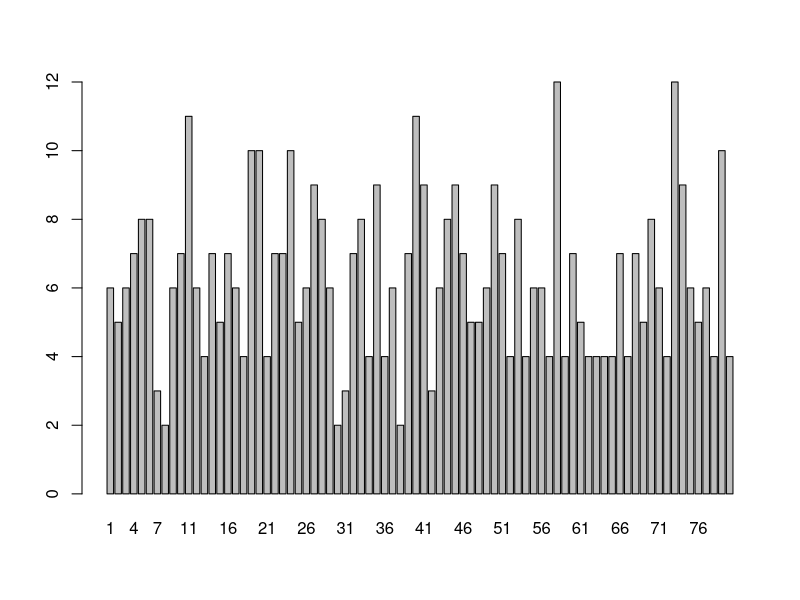
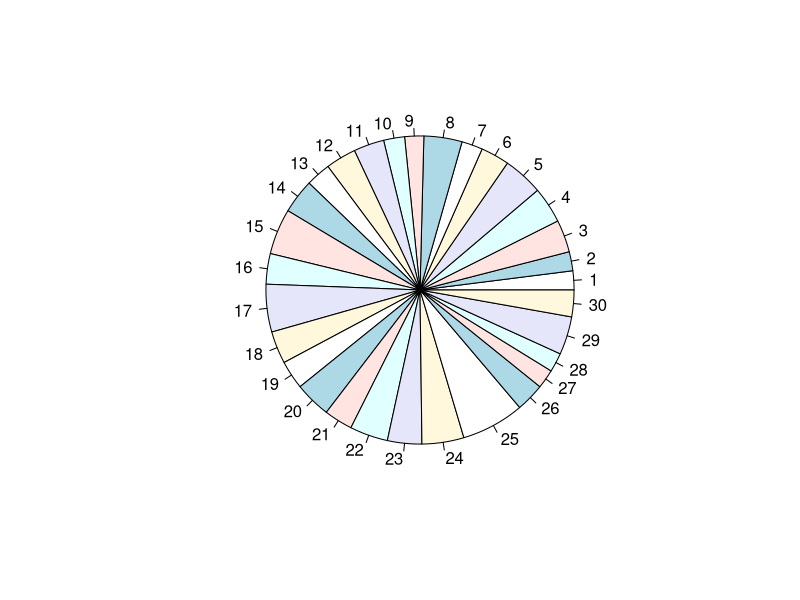
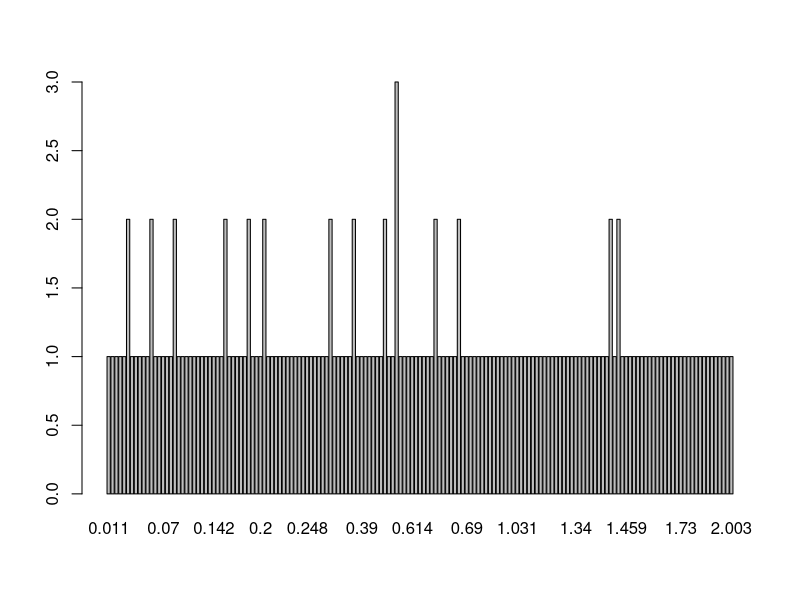

Write the R code that produced these figures, in order.
## ---- chunk 1
knitr::opts_chunk$set(echo = TRUE)
## ---- chunk 2

alumnos = sample(1:30, size = 500, replace = TRUE, prob = NULL)
alumnos

table(alumnos) # lo convierto a tabla

## ---- chunk 3

edades = sample(1:80, size = 500, replace = TRUE, prob = NULL)


prop.table(table(edades)) #También es correcto table(edades)/length(edades)
## ---- chunk 4
altura = sample(1:200, size = 500, replace = TRUE, prob = NULL)
peso = sample(2:100, size = 500, replace = TRUE, prob = NULL)

table(altura, peso)
## ---- chunk 5
prop.table(table(altura, edades))
## ---- chunk 6
barplot(table(edades))
## ---- chunk 7
pie(table(alumnos))
## ---- chunk 8
barplot(table(DNase$density))
